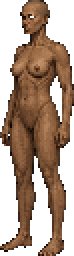
#> input picture assets/source/characters/exilada/body/exilada_body_base_b3b_v4.png, 37 x 128 px (shown 2 times larger)
$ python -i g3s_a_qwen_official_control.py   (imports and definitions only)
#> lines starting #> are read from the running program, lines starting #| are printed output that depends on the picture
from __future__ import annotations

import argparse
import hashlib
import json
import shutil
import time
import urllib.request
from pathlib import Path

from PIL import Image, ImageDraw, ImageStat

W, H = 640, 360
BG = (18, 18, 22)
MODEL = "Qwen-Image-Edit-2509-Q4_0.gguf"
CLIP = "qwen_2.5_vl_7b_fp8_scaled.safetensors"
VAE = "qwen_image_vae.safetensors"
REVISION = "QWEN2509_OFFICIAL_RESOLUTION_CONTROL_V1"

PROMPT = """Picture 1 is the target gameplay composition guide. Picture 2 is the exact Exilada identity/design reference.

Replace the guide figure in Picture 1 with exactly one full-body Exilada character in a lateral/slight three-quarter view facing screen-right. Preserve Picture 2 identity/design: adult lean resilient woman, olive-brown skin, severe head silhouette, extremely long heavy black hair, degraded asymmetric beige cloth, wrist and ankle shackles, bare feet, no weapon. Exactly one head and torso, two arms/hands and two legs/feet. Empty flat dark background, no floor, shadow, scenery, text or props.

This run is a model-function control, not final production art."""


# [122 lines left out: functions sha256, http_json, choice_values, validate_schema, make_guide, graph and 2 more, not called in this run]


def metrics(path: Path):
    im = Image.open(path).convert("RGB")
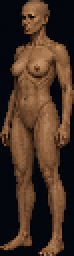
#> im: PIL image 37x128 RGB (shown 2 times larger); mean R, G, B 69.3, 48.4, 35.4
    gray = im.convert("L")
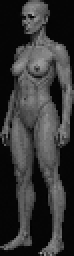
#> gray: PIL image 37x128 L (shown 2 times larger); min 0, max 163, mean 53.2
    st = ImageStat.Stat(gray)
    hist = gray.histogram()
#> hist = 256 values, max 1029 at index 5, min 0 at index 18, mean 18.5
    total = sum(hist)
#> total = 4736
    acc = 0
    p99 = 255
    for i, n in enumerate(hist):
        acc += n
        if acc >= total * 0.99:
            p99 = i
            break
#> this loop made 140 passes
#> (acc, p99) on pass 140: (4695, 139)
#> (n, acc) on passes 1 to 6: (1, 1), (5, 6), (15, 21), (24, 45), (69, 114), (1029, 1143)
#> after the loop, acc = 4695
    return {
        "size": list(im.size),
        "mean_luma": round(float(st.mean[0]), 4),
        "std_luma": round(float(st.stddev[0]), 4),
        "p99_luma": int(p99),
    }


# [69 lines left out: function main, not called in this run]


# [2 lines not run here, left out]

>>> result = metrics('../../assets/source/characters/exilada/body/exilada_body_base_b3b_v4.png')
#> result = {'size': [37, 128], 'mean_luma': 53.21, 'std_luma': 46.46, 'p99_luma': 139}
